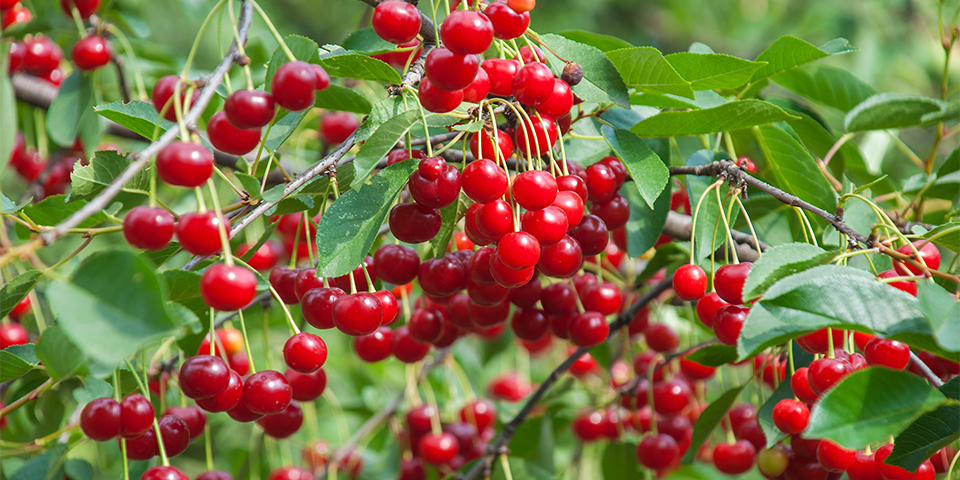
%> input picture Atividade 8/cherry01.jpg, 960 x 480 px
$ octave atv08_02.m   (GNU Octave 9; MATLAB toolbox functions it lacks are replaced by stand-ins)
%> lines starting %> are read from the running program, lines starting %| are printed output that depends on the picture; in (x1, y1, x2, y2) boxes, pixels count from 0 and x2, y2 are one past the last pixel; in counts of white or black regions, pixels touching at a corner belong together; the program's own positions count from 1
clear all; close all; clc

rgb = imread...
('cherry01.jpg');
%> rgb is the input picture: size 480x960x3 uint8; mean R, G, B 128.5, 111.8, 68.7
figure, imshow(rgb)

r = rgb(:,:,1);
g = rgb(:,:,2);
b = rgb(:,:,3);
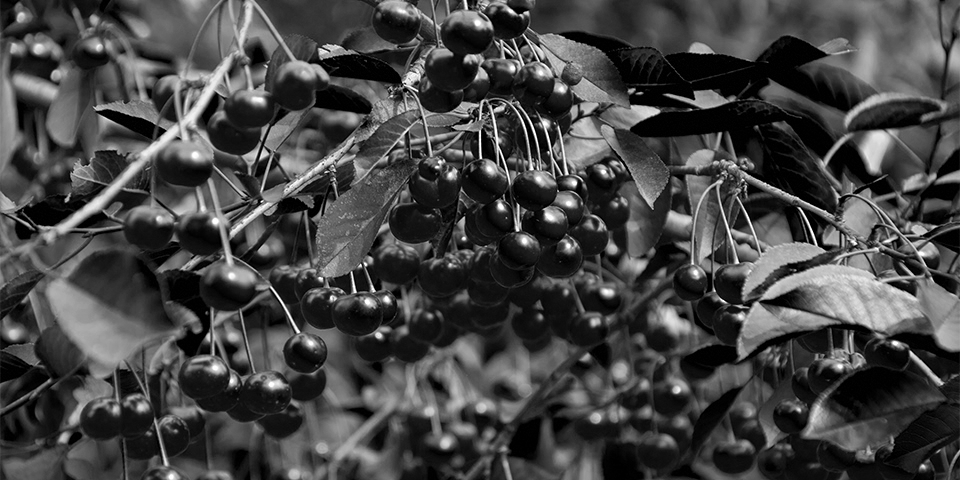
%> b: size 480x960 uint8; min 0, max 255, mean 68.7
r_g_b = [r g b]; %ver tb montage()
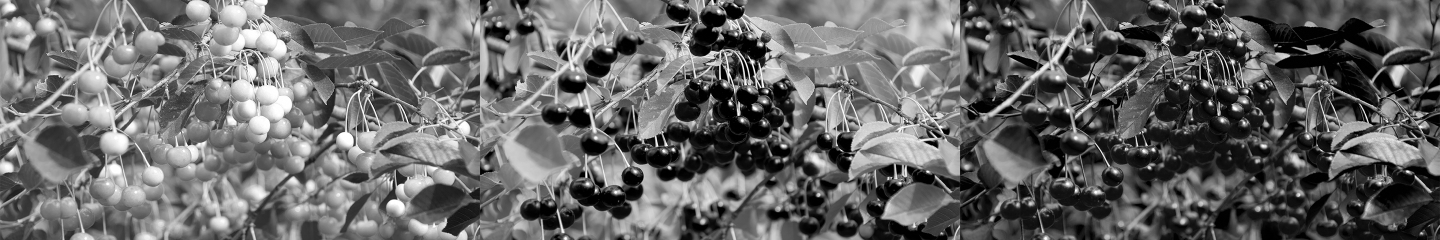
%> r_g_b: size 480x2880 uint8 (shown at 1/2 size); min 0, max 255, mean 103
figure, imshow(r_g_b), title('r\_g\_b')


% Segmenta o objeto cherry
redcher = imsubtract(r, g);
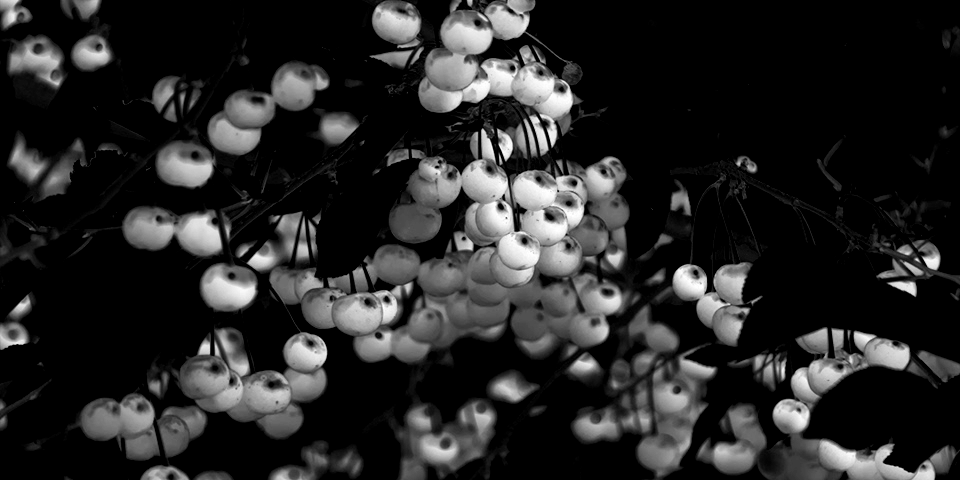
%> redcher: size 480x960 uint8; min 0, max 255, mean 39.1
figure, imshow(redcher), title('canal R - canal G')
th = graythresh(redcher);
%> th = 0.278
redcher_bw = im2bw(redcher, th);
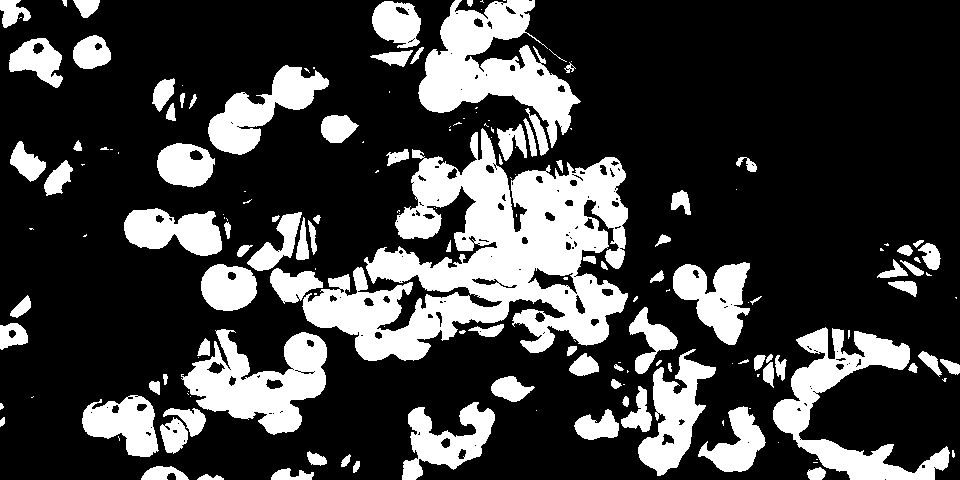
%> redcher_bw: size 480x960 logical; 25% white; 172 white regions (75 under 20 px), largest, box (x1, y1, x2, y2) and area: (302, 128, 628, 361) 35668, (418, 0, 581, 148) 10668, (773, 327, 950, 480) 8376
figure, imshow(redcher_bw), title('BW mask')
redcher_bw2 = imfill(redcher_bw, 'holes');
%> redcher_bw2: size 480x960 logical; 25.8% white; 171 white regions (74 under 20 px), largest, box (x1, y1, x2, y2) and area: (302, 128, 628, 361) 37693, (418, 0, 581, 148) 10908, (773, 327, 950, 480) 8488
figure, imshow(redcher_bw2), title('Fill holes em BW mask')

% Completamente escuro
redcher_bw2d = double(redcher_bw2);
redcher_bw2dn = ~redcher_bw2;
figure, imshow(redcher_bw2dn), title('NOT de BW Mask')
redcher_bw2d(redcher_bw2dn) = 0; % apenas onde não é objeto
figure, imshow(redcher_bw2d), title('Para atenuar canais R G B')
rgb3 =  double(rgb) .* repmat(redcher_bw2d, [1 1 3]);
rgb3 = uint8(rgb3);
%> rgb3: size 480x960x3 uint8
figure, imshow(rgb3), title('Destaque na imagem RGB')

% Contorno verde
perim_bw = bwperim(redcher_bw2, 8);
%> perim_bw: size 480x960 logical; 3.9% white in thin lines or dots
figure, imshow(perim_bw), title('Perímetro de BW mask')
g_sat = g; %sat: saturado
g_sat(perim_bw) = 255;
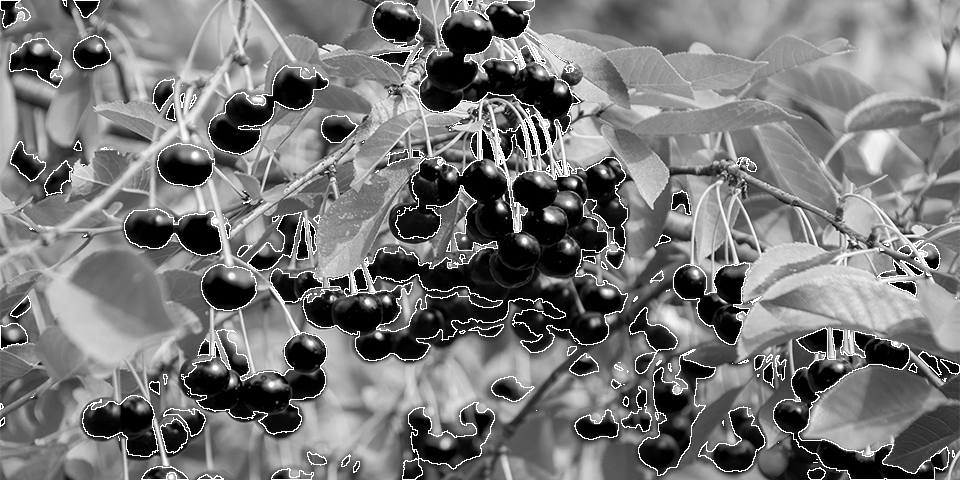
%> g_sat: size 480x960 uint8; min 0, max 255, mean 119.4
r_sat = r; %sat: saturado
r_sat(perim_bw) = 255;
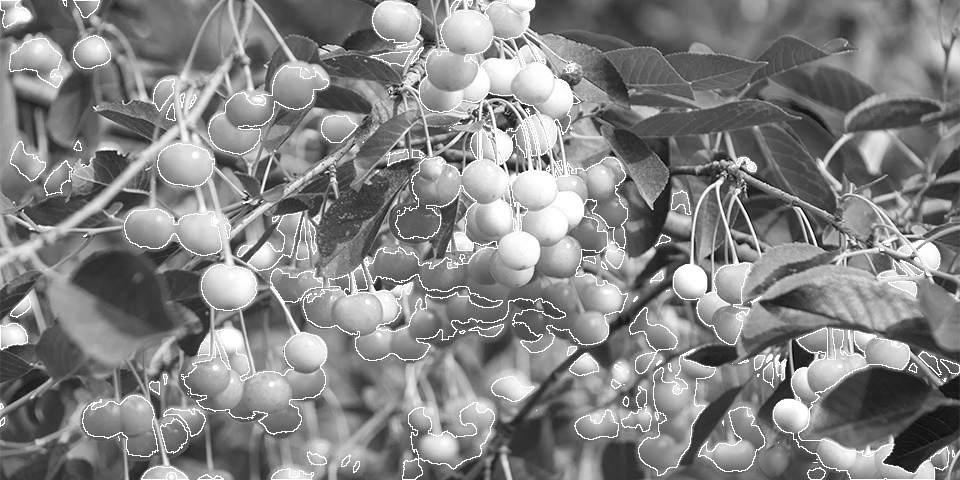
%> r_sat: size 480x960 uint8; min 0, max 255, mean 132.4
rgb2 = cat(3, r_sat, g_sat, b);
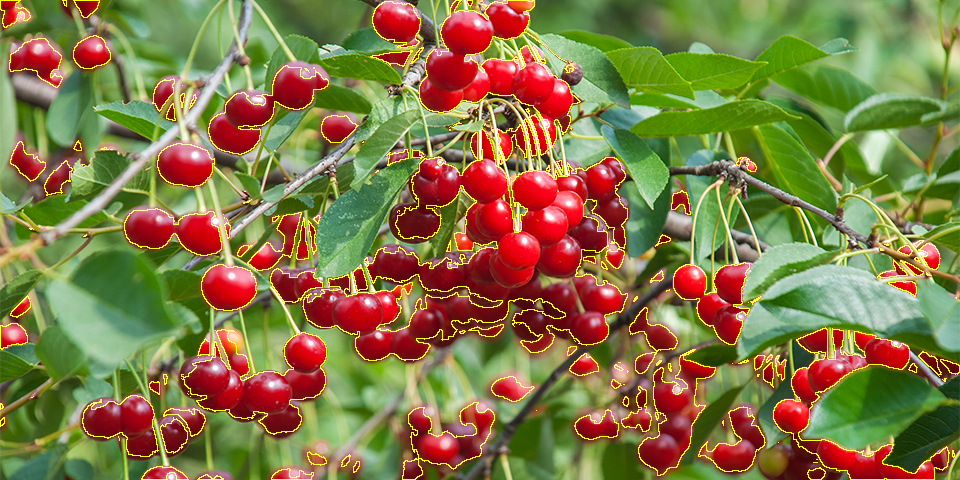
%> rgb2: size 480x960x3 uint8; mean R, G, B 132.4, 119.4, 68.7
figure, imshow(rgb2), title('Perímetro na imagem RGB')
